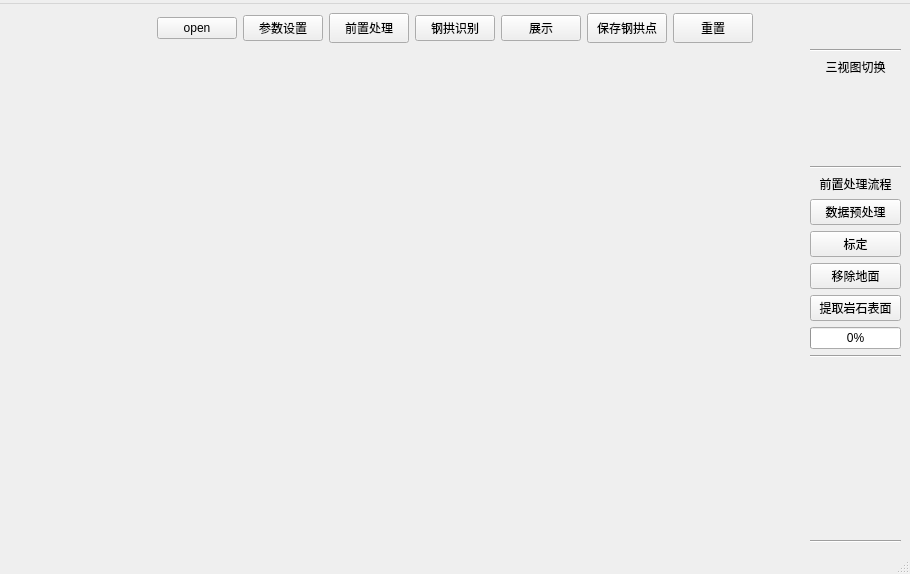
<?xml version="1.0" encoding="UTF-8"?>
<ui version="4.0">
 <class>MainWindow</class>
 <widget class="QMainWindow" name="MainWindow">
  <property name="geometry">
   <rect>
    <x>0</x>
    <y>0</y>
    <width>910</width>
    <height>574</height>
   </rect>
  </property>
  <property name="sizePolicy">
   <sizepolicy hsizetype="Fixed" vsizetype="Preferred">
    <horstretch>0</horstretch>
    <verstretch>0</verstretch>
   </sizepolicy>
  </property>
  <property name="windowTitle">
   <string>MainWindow</string>
  </property>
  <widget class="QWidget" name="centralwidget">
   <property name="sizePolicy">
    <sizepolicy hsizetype="Expanding" vsizetype="Expanding">
     <horstretch>0</horstretch>
     <verstretch>0</verstretch>
    </sizepolicy>
   </property>
   <layout class="QHBoxLayout" name="horizontalLayout_3">
    <item>
     <layout class="QVBoxLayout" name="verticalLayout_2">
      <item>
       <layout class="QHBoxLayout" name="horizontalLayout">
        <item>
         <spacer name="horizontalSpacer">
          <property name="orientation">
           <enum>Qt::Horizontal</enum>
          </property>
          <property name="sizeHint" stdset="0">
           <size>
            <width>40</width>
            <height>20</height>
           </size>
          </property>
         </spacer>
        </item>
        <item>
         <widget class="QPushButton" name="pushButton">
          <property name="text">
           <string>open</string>
          </property>
         </widget>
        </item>
        <item>
         <widget class="QPushButton" name="pushButton_2">
          <property name="text">
           <string>参数设置</string>
          </property>
         </widget>
        </item>
        <item>
         <widget class="QPushButton" name="pushButton_8">
          <property name="sizePolicy">
           <sizepolicy hsizetype="Minimum" vsizetype="Fixed">
            <horstretch>0</horstretch>
            <verstretch>0</verstretch>
           </sizepolicy>
          </property>
          <property name="minimumSize">
           <size>
            <width>50</width>
            <height>30</height>
           </size>
          </property>
          <property name="maximumSize">
           <size>
            <width>100</width>
            <height>34</height>
           </size>
          </property>
          <property name="text">
           <string>前置处理</string>
          </property>
         </widget>
        </item>
        <item>
         <widget class="QPushButton" name="pushButton_7">
          <property name="text">
           <string>钢拱识别</string>
          </property>
         </widget>
        </item>
        <item>
         <widget class="QPushButton" name="pushButton_9">
          <property name="text">
           <string>展示</string>
          </property>
         </widget>
        </item>
        <item>
         <widget class="QPushButton" name="pushButton_11">
          <property name="maximumSize">
           <size>
            <width>100</width>
            <height>34</height>
           </size>
          </property>
          <property name="text">
           <string>保存钢拱点</string>
          </property>
         </widget>
        </item>
        <item>
         <widget class="QPushButton" name="pushButton_10">
          <property name="maximumSize">
           <size>
            <width>100</width>
            <height>34</height>
           </size>
          </property>
          <property name="text">
           <string>重置</string>
          </property>
         </widget>
        </item>
        <item>
         <spacer name="horizontalSpacer_2">
          <property name="orientation">
           <enum>Qt::Horizontal</enum>
          </property>
          <property name="sizeHint" stdset="0">
           <size>
            <width>40</width>
            <height>20</height>
           </size>
          </property>
         </spacer>
        </item>
       </layout>
      </item>
      <item>
       <layout class="QHBoxLayout" name="horizontalLayout_2">
        <item>
         <widget class="QVTKWidget" name="qvtkWidget">
          <property name="sizePolicy">
           <sizepolicy hsizetype="Expanding" vsizetype="Expanding">
            <horstretch>0</horstretch>
            <verstretch>0</verstretch>
           </sizepolicy>
          </property>
          <property name="minimumSize">
           <size>
            <width>90</width>
            <height>90</height>
           </size>
          </property>
         </widget>
        </item>
        <item>
         <layout class="QVBoxLayout" name="verticalLayout">
          <property name="spacing">
           <number>6</number>
          </property>
          <property name="sizeConstraint">
           <enum>QLayout::SetDefaultConstraint</enum>
          </property>
          <item>
           <widget class="Line" name="line_3">
            <property name="sizePolicy">
             <sizepolicy hsizetype="Minimum" vsizetype="Fixed">
              <horstretch>0</horstretch>
              <verstretch>0</verstretch>
             </sizepolicy>
            </property>
            <property name="orientation">
             <enum>Qt::Horizontal</enum>
            </property>
           </widget>
          </item>
          <item>
           <widget class="QLabel" name="label_2">
            <property name="text">
             <string>三视图切换</string>
            </property>
            <property name="alignment">
             <set>Qt::AlignCenter</set>
            </property>
           </widget>
          </item>
          <item>
           <layout class="QHBoxLayout" name="horizontalLayout_4">
            <item>
             <spacer name="horizontalSpacer_3">
              <property name="orientation">
               <enum>Qt::Horizontal</enum>
              </property>
              <property name="sizeType">
               <enum>QSizePolicy::Minimum</enum>
              </property>
              <property name="sizeHint" stdset="0">
               <size>
                <width>20</width>
                <height>20</height>
               </size>
              </property>
             </spacer>
            </item>
            <item>
             <layout class="QVBoxLayout" name="verticalLayout_4">
              <property name="sizeConstraint">
               <enum>QLayout::SetDefaultConstraint</enum>
              </property>
              <property name="leftMargin">
               <number>6</number>
              </property>
              <item>
               <widget class="QPushButton" name="pushButton_14">
                <property name="sizePolicy">
                 <sizepolicy hsizetype="Fixed" vsizetype="Fixed">
                  <horstretch>0</horstretch>
                  <verstretch>0</verstretch>
                 </sizepolicy>
                </property>
                <property name="maximumSize">
                 <size>
                  <width>34</width>
                  <height>34</height>
                 </size>
                </property>
                <property name="baseSize">
                 <size>
                  <width>0</width>
                  <height>0</height>
                 </size>
                </property>
                <property name="styleSheet">
                 <string notr="true">image: url(:/png/侧视.png);</string>
                </property>
                <property name="text">
                 <string/>
                </property>
                <property name="flat">
                 <bool>true</bool>
                </property>
               </widget>
              </item>
              <item>
               <widget class="QPushButton" name="pushButton_13">
                <property name="sizePolicy">
                 <sizepolicy hsizetype="Fixed" vsizetype="Fixed">
                  <horstretch>0</horstretch>
                  <verstretch>0</verstretch>
                 </sizepolicy>
                </property>
                <property name="maximumSize">
                 <size>
                  <width>34</width>
                  <height>34</height>
                 </size>
                </property>
                <property name="styleSheet">
                 <string notr="true">image: url(:/png/俯视.png);</string>
                </property>
                <property name="text">
                 <string/>
                </property>
                <property name="flat">
                 <bool>true</bool>
                </property>
               </widget>
              </item>
              <item>
               <widget class="QPushButton" name="pushButton_12">
                <property name="sizePolicy">
                 <sizepolicy hsizetype="Fixed" vsizetype="Fixed">
                  <horstretch>0</horstretch>
                  <verstretch>0</verstretch>
                 </sizepolicy>
                </property>
                <property name="maximumSize">
                 <size>
                  <width>34</width>
                  <height>34</height>
                 </size>
                </property>
                <property name="styleSheet">
                 <string notr="true">image: url(:/png/正视.png);</string>
                </property>
                <property name="text">
                 <string/>
                </property>
                <property name="flat">
                 <bool>true</bool>
                </property>
               </widget>
              </item>
             </layout>
            </item>
            <item>
             <spacer name="horizontalSpacer_4">
              <property name="orientation">
               <enum>Qt::Horizontal</enum>
              </property>
              <property name="sizeType">
               <enum>QSizePolicy::Minimum</enum>
              </property>
              <property name="sizeHint" stdset="0">
               <size>
                <width>20</width>
                <height>20</height>
               </size>
              </property>
             </spacer>
            </item>
           </layout>
          </item>
          <item>
           <widget class="Line" name="line">
            <property name="enabled">
             <bool>true</bool>
            </property>
            <property name="sizePolicy">
             <sizepolicy hsizetype="Minimum" vsizetype="Fixed">
              <horstretch>0</horstretch>
              <verstretch>0</verstretch>
             </sizepolicy>
            </property>
            <property name="maximumSize">
             <size>
              <width>16777215</width>
              <height>9</height>
             </size>
            </property>
            <property name="lineWidth">
             <number>1</number>
            </property>
            <property name="orientation">
             <enum>Qt::Horizontal</enum>
            </property>
           </widget>
          </item>
          <item>
           <widget class="QLabel" name="label">
            <property name="text">
             <string>前置处理流程</string>
            </property>
            <property name="textFormat">
             <enum>Qt::AutoText</enum>
            </property>
            <property name="alignment">
             <set>Qt::AlignCenter</set>
            </property>
           </widget>
          </item>
          <item>
           <widget class="QPushButton" name="pushButton_3">
            <property name="text">
             <string>数据预处理</string>
            </property>
           </widget>
          </item>
          <item>
           <widget class="QPushButton" name="pushButton_4">
            <property name="text">
             <string>标定</string>
            </property>
           </widget>
          </item>
          <item>
           <widget class="QPushButton" name="pushButton_5">
            <property name="text">
             <string>移除地面</string>
            </property>
           </widget>
          </item>
          <item>
           <widget class="QPushButton" name="pushButton_6">
            <property name="text">
             <string>提取岩石表面</string>
            </property>
           </widget>
          </item>
          <item>
           <widget class="QProgressBar" name="progressBar">
            <property name="enabled">
             <bool>true</bool>
            </property>
            <property name="sizePolicy">
             <sizepolicy hsizetype="Preferred" vsizetype="Fixed">
              <horstretch>0</horstretch>
              <verstretch>0</verstretch>
             </sizepolicy>
            </property>
            <property name="maximumSize">
             <size>
              <width>100</width>
              <height>16777215</height>
             </size>
            </property>
            <property name="toolTip">
             <string>前置处理状态</string>
            </property>
            <property name="whatsThis">
             <string/>
            </property>
            <property name="value">
             <number>0</number>
            </property>
            <property name="alignment">
             <set>Qt::AlignCenter</set>
            </property>
            <property name="textVisible">
             <bool>true</bool>
            </property>
           </widget>
          </item>
          <item>
           <widget class="Line" name="line_2">
            <property name="sizePolicy">
             <sizepolicy hsizetype="Minimum" vsizetype="Fixed">
              <horstretch>0</horstretch>
              <verstretch>0</verstretch>
             </sizepolicy>
            </property>
            <property name="orientation">
             <enum>Qt::Horizontal</enum>
            </property>
           </widget>
          </item>
          <item>
           <spacer name="verticalSpacer_2">
            <property name="orientation">
             <enum>Qt::Vertical</enum>
            </property>
            <property name="sizeHint" stdset="0">
             <size>
              <width>20</width>
              <height>40</height>
             </size>
            </property>
           </spacer>
          </item>
          <item>
           <widget class="Line" name="line_4">
            <property name="sizePolicy">
             <sizepolicy hsizetype="Preferred" vsizetype="Fixed">
              <horstretch>0</horstretch>
              <verstretch>0</verstretch>
             </sizepolicy>
            </property>
            <property name="orientation">
             <enum>Qt::Horizontal</enum>
            </property>
           </widget>
          </item>
         </layout>
        </item>
       </layout>
      </item>
     </layout>
    </item>
   </layout>
  </widget>
  <widget class="QStatusBar" name="statusbar"/>
  <widget class="QMenuBar" name="menubar">
   <property name="geometry">
    <rect>
     <x>0</x>
     <y>0</y>
     <width>910</width>
     <height>30</height>
    </rect>
   </property>
   <widget class="QMenu" name="menu">
    <property name="title">
     <string/>
    </property>
   </widget>
   <addaction name="menu"/>
  </widget>
 </widget>
 <customwidgets>
  <customwidget>
   <class>QVTKWidget</class>
   <extends>QWidget</extends>
   <header>QVTKWidget.h</header>
  </customwidget>
 </customwidgets>
 <resources/>
 <connections/>
</ui>
